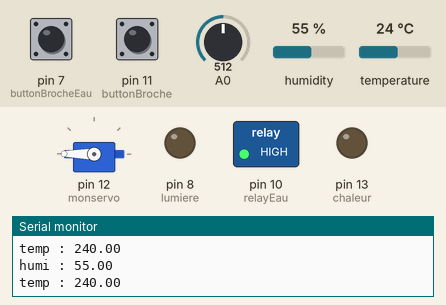
The sketch below on a simulated Arduino Uno, built with avr-gcc and run on an emulated ATmega328P. Parts: servo, switched loads named in the sketch (green lamp = pin HIGH), output pins drawn as LEDs (lit = HIGH), the last lines printed to the serial monitor. Inputs (shaded band) come from the test bench; at power-on: humidity 55 %, A0 = 512, pin 7 (buttonBrocheEau) LOW, pin 11 (buttonBroche) LOW, temperature 24 °C.

Above: at 1.2 s.
1.3 s: humidity set to 22 %
3.3 s: humidity set to 19 %
At 5.1 s:
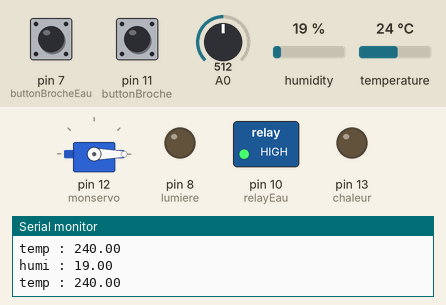
5.7 s: A0 set to 490
At 7.0 s:
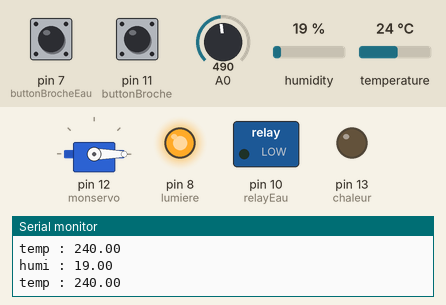
7.3 s: pin 7 (buttonBrocheEau) pulled HIGH for 0.15 s
At 7.53 s:
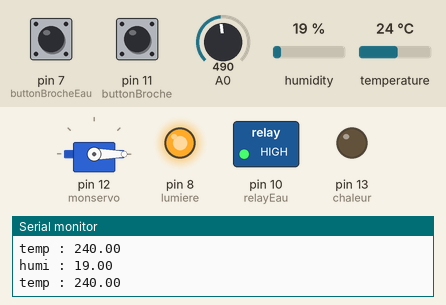
9.0 s: pin 11 (buttonBroche) pulled HIGH for 0.15 s
At 9.23 s:
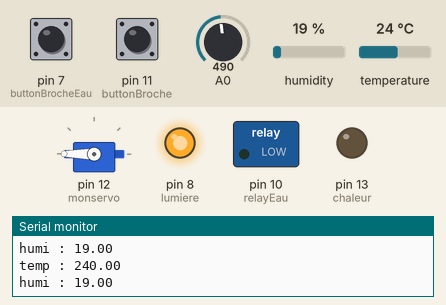
10.8 s: humidity set to 40 %
At 13.5 s:
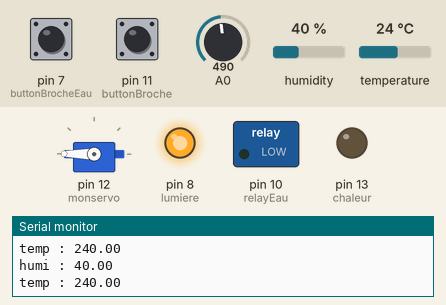
Timing chart, 0 to 14.9 s (numbered marks = the images above; inputs shaded):
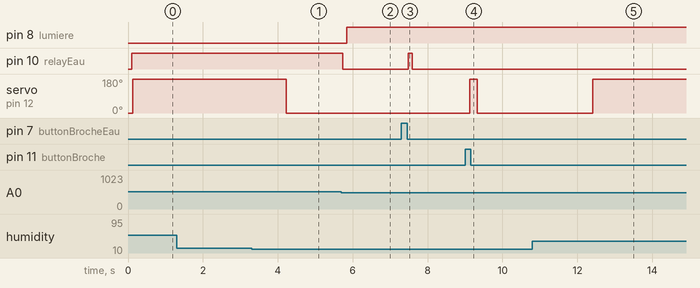

The sketch:

automatic_greenhouse.ino
```cpp
#include <Servo.h>
#include "DHT.h"

Servo monservo;
int relayEau = 10;
int currentState;
const int buttonBroche = 11;
const int buttonBrocheEau = 7;
int etatButton;
int etatButtonEau;
int cervomoteur = 12;
int lumiere = 8;
bool initTour = true;
int valLumiere;
int valHumidityTerre;
int chaleur = 13;

#define DHTPIN 3
#define DHTTYPE DHT11

DHT dht(DHTPIN, DHTTYPE);

void setup() {
  // put your setup code here, to run once:
  pinMode(relayEau, OUTPUT);
  digitalWrite(relayEau, LOW);
  pinMode(lumiere, OUTPUT);
  digitalWrite(lumiere, LOW);
  pinMode(chaleur, OUTPUT);
  digitalWrite(chaleur, LOW);
  pinMode(buttonBroche, INPUT);
  pinMode(buttonBrocheEau, INPUT);

  dht.begin();

  Serial.begin(9600); // open serial port, set the baud rate to 9600 bps

  monservo.attach(12);
  monservo.write(0);
}

void loop() {
  // put your main code here, to run repeatedly:
  etatButton = digitalRead(buttonBroche);
  etatButtonEau = digitalRead(buttonBrocheEau);

  valLumiere=analogRead(0);   //connect grayscale sensor to Analog 0

  delay(100);

  if(valLumiere < 500){
    digitalWrite(lumiere, HIGH);
  } else {
    digitalWrite(lumiere, LOW);
  }

  valHumidityTerre = analogRead(8);
  if( valHumidityTerre > 500 || etatButtonEau  == HIGH) {
    digitalWrite(relayEau, HIGH);
  } else {
    digitalWrite(relayEau, LOW);
  }

    // read humidity
  float humi  = dht.readHumidity();
  // read temperature as Celsius
  float tempC = dht.readTemperature();
  tempC = tempC*10;

  Serial.print("humi : ");
  Serial.println(humi);

  Serial.print("temp : ");
  Serial.println(tempC);

  if(tempC < 12) {
      digitalWrite(chaleur, HIGH);
  } else {
      digitalWrite(chaleur, LOW);
  }

  if(humi > 20 || etatButton  == HIGH) {
    monservo.write(180);
  }else{
    monservo.write(0);
  }

}
```

Measured:
- the behaviour switches between 21 and 20 % on humidity (found by bisection; images 0 and 1)
- after the input at 3.3 s, servo on pin 12 (monservo): 180° → 0° after 0.92 s
- after the input at 5.7 s, pin 8 (lumiere): LOW → HIGH after 0.14 s; pin 10 (relayEau): HIGH → LOW at once
- after the input at 7.3 s, pin 10 (relayEau): LOW → HIGH after 0.18 s, → LOW 0.10 s later
- after the input at 9.0 s, servo on pin 12 (monservo): 0° → 180° after 0.13 s, → 0° 0.20 s later
- after the input at 10.8 s, servo on pin 12 (monservo): 0° → 180° after 1.6 s
